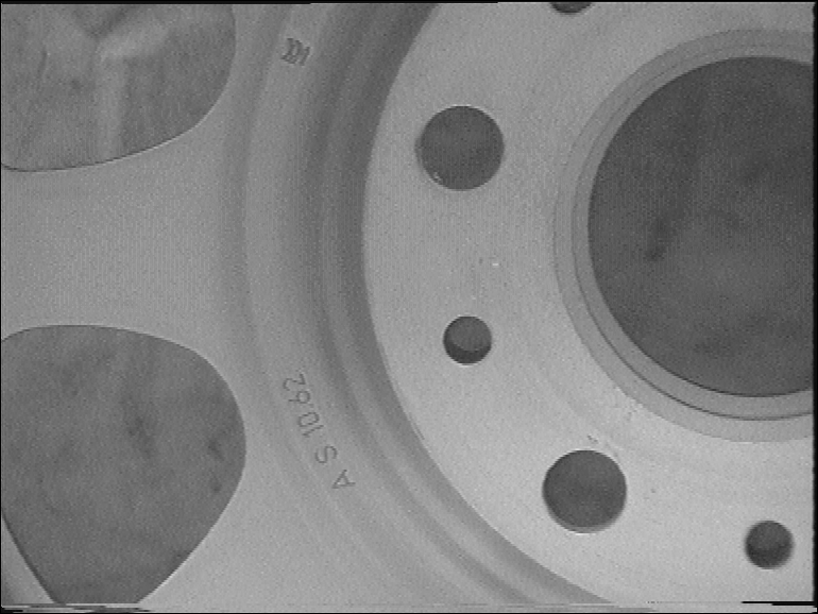
//> input picture 03-hole-detect/images/holes.png, 818 x 614 px
$ ./main   (built with g++ and OpenCV 4)
//> lines starting //> are read from the running program, lines starting //| are printed output that depends on the picture; after the words box and inside, x2 and y2 are one past the last pixel; in counts of white or black regions, pixels touching at a corner belong together
// ============================================================
//  圆孔识别（只保留"完整的圆"）—— OpenCV C++ 课堂演示
//
//  场景：轮毂/法兰盘的 X 光片，图里有小螺栓孔、被画面边缘切掉一半的孔、
//        还有辐条弧形槽、中心大孔——形状都不是"完整的圆"。
//
//  三步走：
//    1) HoughCircles 尽量多召回候选圆（参数放松，宁可多检）
//    2) 两个过滤器筛掉不合格的：
//         a. 边框检查：圆只要有一部分超出画面 -> 丢掉（被切掉的孔不算）
//         b. 完整度检查：沿圆周采样 180 个点，统计"真正有边缘"的比例，
//            完整圆 ~100%，圆弧/弧槽只有 20~40% -> 丢掉
//    3) 通过检查的才算一个"完整的圆孔"
//
//  用法：F5 直接跑（默认读 src/holes.png）
//        或命令行指定图片：OpenCVDemo.exe D:/xxx/holes2.png
// ============================================================
#include <opencv2/opencv.hpp>
#include <iostream>
#include <string>
#include <vector>
#include <filesystem>

using namespace cv;
using namespace std;

int main(int argc, char** argv)
{
    std::filesystem::create_directories("result");   // 保证结果图有地方可写
    // ---------------- 1. 读图 ----------------
    vector<string> candidates;
    if (argc > 1) candidates.push_back(argv[1]);
    candidates.push_back("images/holes.png");
    candidates.push_back("../images/holes.png");   // 从 build/ 里直接运行时用这个

    Mat img;
    string usedPath;
    for (size_t i = 0; i < candidates.size(); ++i)
    {
        img = imread(candidates[i], IMREAD_COLOR);
//> img is the input picture: 614 rows x 818 cols, CV_8UC3; min 0, max 234, mean 128.9
        if (!img.empty()) { usedPath = candidates[i]; break; }
    }
    if (img.empty())
    {
        cout << "[ERROR] cannot read image, tried:" << endl;
        for (size_t i = 0; i < candidates.size(); ++i) cout << "        " << candidates[i] << endl;
        return -1;
    }
    cout << "image : " << usedPath << "  (" << img.cols << " x " << img.rows << ")" << endl;
//| image : images/holes.png  (818 x 614)

    Mat gray, blur;
    cvtColor(img, gray, COLOR_BGR2GRAY);
    GaussianBlur(gray, blur, Size(7, 7), 1.5);      // 压掉金属表面的加工纹理

    // ---------------- 2. 梯度幅值图（后面用来判断"圆周上到底有没有边缘"） --------
    Mat gx, gy, mag;
    Sobel(blur, gx, CV_32F, 1, 0, 3);
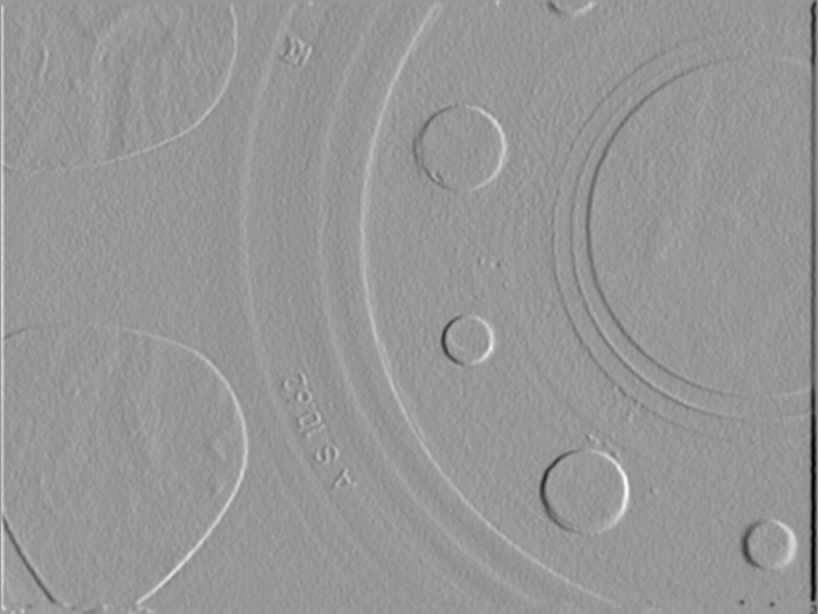
//> gx: 614 rows x 818 cols, CV_32FC1; min -266, max 181, mean -0.7; drawn with min black and max white
    Sobel(blur, gy, CV_32F, 0, 1, 3);
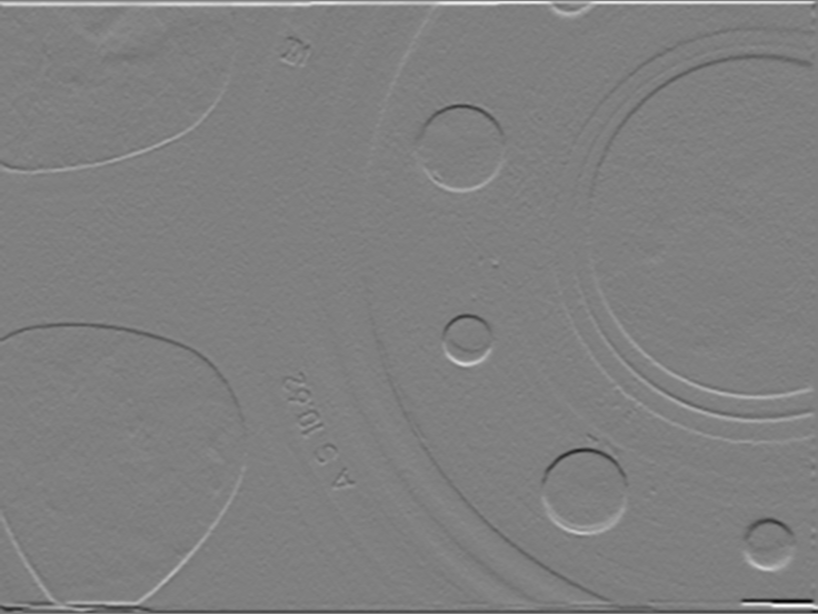
//> gy: 614 rows x 818 cols, CV_32FC1; min -310, max 310, mean 1; drawn with min black and max white
    magnitude(gx, gy, mag);
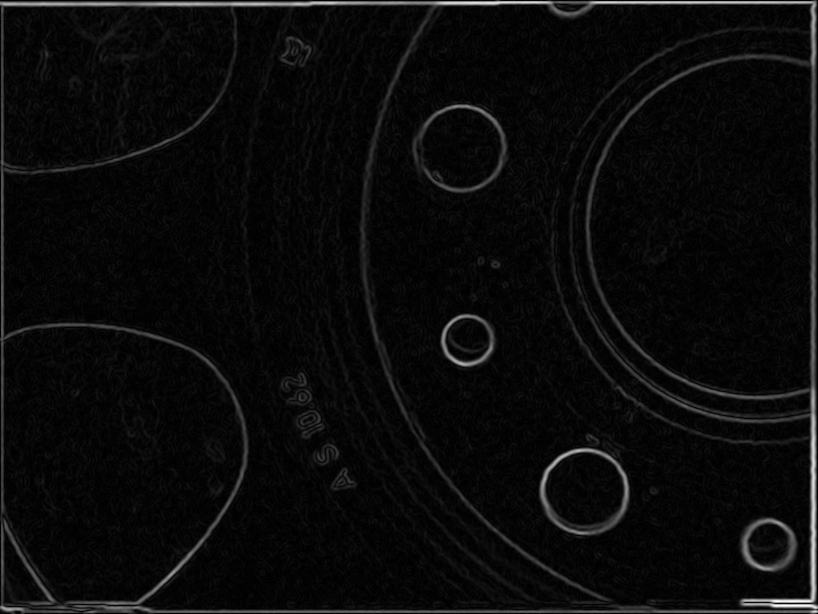
//> mag: 614 rows x 818 cols, CV_32FC1; min 0, max 310.1, mean 13.6; drawn with min black and max white

    // ---------------- 3. HoughCircles 多召回候选 ----------------
    // param2 故意给小（18）：先把可疑的圆全捞出来，靠后面的检查去伪，比直接漏检安全
    vector<Vec3f> circles;
    HoughCircles(blur, circles, HOUGH_GRADIENT,
                 1.0,          // dp
                 25,           // minDist：圆心之间的最小距离
                 100,          // param1：Canny 高阈值
                 18,           // param2：累加器阈值（小 -> 多召回）
                 8,            // minRadius：小孔下限
                 90);          // maxRadius：上限（排除中心大孔的误检）
//> circles = 5 circles (x, y, radius): [461.5, 148.5, 42.4], [467.5, 339.5, 23.8], [583.5, 492.5, 42.5], [768.5, 545.5, 23.5], [702.5, 320.5, 84.7]
    cout << "candidates from HoughCircles : " << circles.size() << endl;
//| candidates from HoughCircles : 5

    // ---------------- 4. 两个过滤器：贴边框 / 圆周不完整 ----------------
    const int    SAMPLES      = 180;     // 沿圆周采样点数
    const double MIN_COVERAGE = 0.90;    // 圆周上有边缘的比例 >= 90% 才算完整的圆
    const double EDGE_TH      = 40.0;    // 梯度幅值阈值，>它认为"这里有边缘"

    Mat result = img.clone();
    int count = 0, rejected = 0;

    for (size_t i = 0; i < circles.size(); ++i)
    {
        Point2f c(circles[i][0], circles[i][1]);
        float r = circles[i][2];

        // (a) 边框检查：只要有 1 个像素超出画面范围，就说明圆被切掉了
        bool fullyInside = (c.x - r >= 0 && c.y - r >= 0 &&
                            c.x + r <= img.cols - 1 && c.y + r <= img.rows - 1);

        // (b) 完整度检查：沿圆周找边缘。半径允许 ±2px 抖动，抵消像素量化误差
        int hit = 0;
        for (int k = 0; k < SAMPLES; ++k)
        {
            double ang = 2.0 * CV_PI * k / SAMPLES;
            double ca = cos(ang), sa = sin(ang);
            float best = 0.f;
            for (int d = -2; d <= 2; ++d)
            {
                int px = (int)lround(c.x + (r + d) * ca);
                int py = (int)lround(c.y + (r + d) * sa);
                if (px >= 0 && py >= 0 && px < img.cols && py < img.rows)
                    best = max(best, mag.at<float>(py, px));
            }
            if (best > EDGE_TH) ++hit;
        }
        double coverage = (double)hit / SAMPLES;

        bool ok = fullyInside && coverage >= MIN_COVERAGE;
        if (!ok)
        {
            ++rejected;
            circle(result, c, (int)r, Scalar(0, 0, 255), 1);                        // 红色细圈 = 被淘汰
            putText(result, "x", Point((int)c.x - 5, (int)c.y + 5),
                    FONT_HERSHEY_SIMPLEX, 0.5, Scalar(0, 0, 255), 1);
            cout << "  REJECT (" << (int)c.x << "," << (int)c.y << ") r=" << (int)r
                 << "  coverage=" << (int)(coverage * 100) << "%"
                 << (fullyInside ? "  -> circle not complete" : "  -> cut by image border") << endl;
            continue;
        }

        ++count;
        circle(result, c, (int)r, Scalar(0, 255, 0), 2);                            // 绿色 = 完整的圆
        circle(result, c, 2, Scalar(0, 0, 255), -1);
        putText(result, to_string(count), Point((int)c.x - 8, (int)c.y + 8),
                FONT_HERSHEY_SIMPLEX, 0.7, Scalar(0, 0, 255), 2);

        cout << "  hole " << count << "  center=(" << (int)c.x << "," << (int)c.y << ")"
             << "  r=" << (int)r << "  coverage=" << (int)(coverage * 100) << "%" << endl;
    }
//> this loop made 5 passes
//> (c, r, hit, coverage, ok, rejected) on pass 5: (Point(702.5, 320.5), 84.7, 43, 0.239, false, 1)
//> (c, r, hit, coverage, ok) on passes 1 to 4: (Point(461.5, 148.5), 42.4, 172, 0.956, true), (Point(467.5, 339.5), 23.8, 180, 1, true), (Point(583.5, 492.5), 42.5, 180, 1, true), (Point(768.5, 545.5), 23.5, 180, 1, true)
//|   hole 1  center=(461,148)  r=42  coverage=95%
//|   hole 2  center=(467,339)  r=23  coverage=100%
//|   hole 3  center=(583,492)  r=42  coverage=100%
//|   hole 4  center=(768,545)  r=23  coverage=100%
//|   REJECT (702,320) r=84  coverage=23%  -> circle not complete
//> pass 1, `putText(result, to_string(count), Point((int)c.x - 8, (int)c.y + 8), F..`:
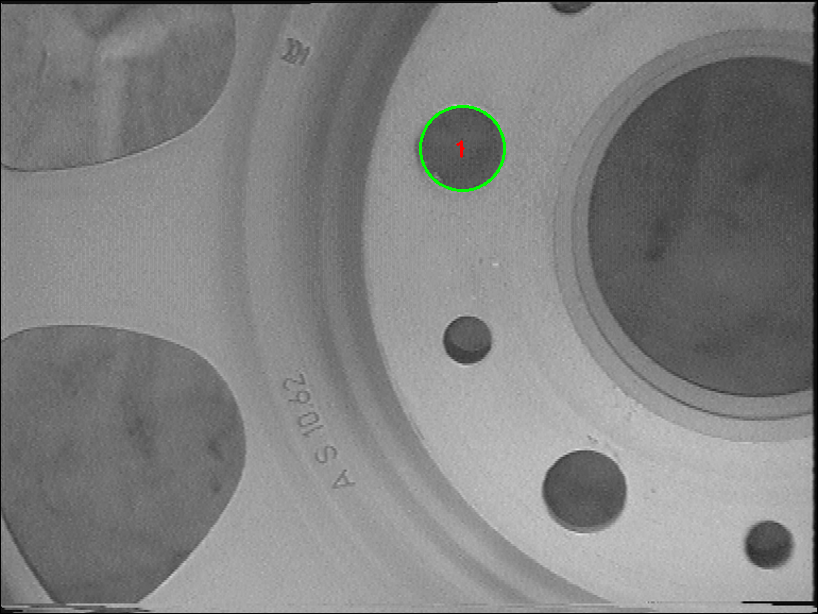
//> result: 614 rows x 818 cols, CV_8UC3; 0.17% of pixels changed, all inside (x1, y1, x2, y2) = (419, 105, 506, 192)
//> pass 3, `putText(result, to_string(count), Point((int)c.x - 8, (int)c.y + 8), F..`:
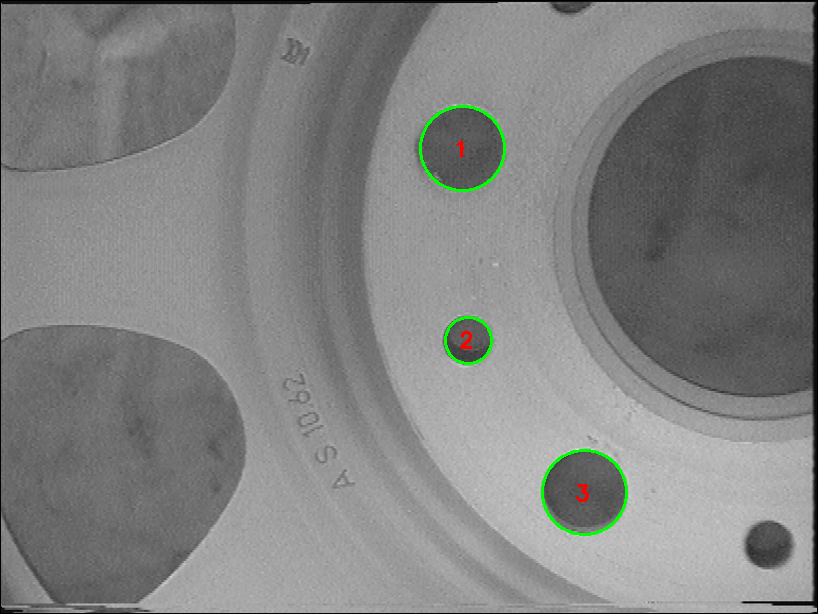
//> result: 614 rows x 818 cols, CV_8UC3; mean B, G, R 128.4, 129.4, 128.5
//> after the loop:
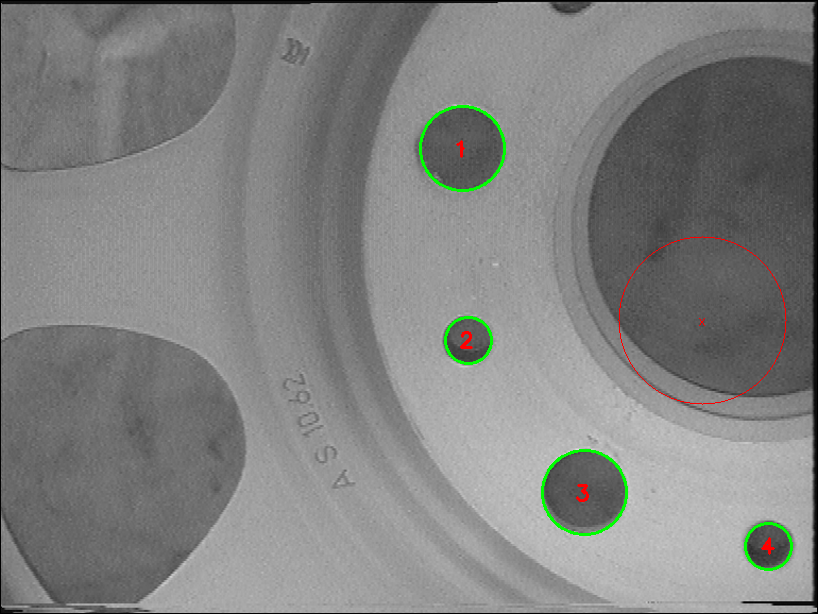
//> result: 614 rows x 818 cols, CV_8UC3; 0.2% of pixels changed, all inside (x1, y1, x2, y2) = (618, 236, 793, 571)
//> after the loop, rejected = 1; count = 4

    // ---------------- 5. 结果汇总 ----------------
    cout << "----------------------------------------" << endl;
    cout << "complete circular holes = " << count << endl;
//| complete circular holes = 4
    cout << "rejected candidates    = " << rejected << "  (cut by border / not a full circle)" << endl;
//| rejected candidates    = 1  (cut by border / not a full circle)
    cout << "----------------------------------------" << endl;

    // cv::putText 只支持 ASCII
    string label = "Complete holes = " + to_string(count) + "   (rejected " + to_string(rejected) + ")";
//> label = "Complete holes = 4   (rejected 1)"
    rectangle(result, Point(8, 8), Point(8 + 15 * (int)label.size() + 10, 44), Scalar(0, 0, 0), -1);
    putText(result, label, Point(16, 36), FONT_HERSHEY_SIMPLEX, 0.7, Scalar(0, 255, 255), 2);

    // ---------------- 6. 保存 + 显示 ----------------
    Mat magShow;
    mag.convertTo(magShow, CV_8U, 255.0 / 900.0);        // 梯度图归一化到 0-255，方便肉眼看
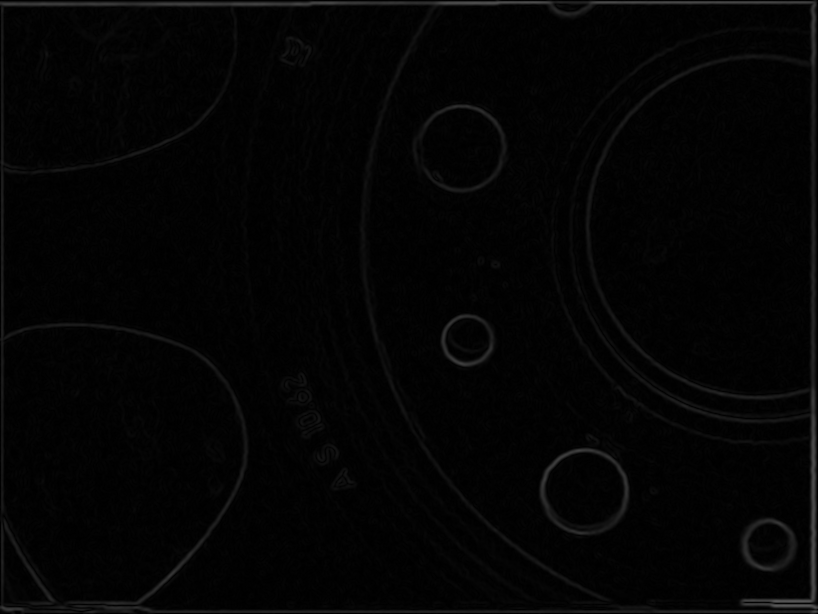
//> magShow: 614 rows x 818 cols, CV_8UC1; min 0, max 88, mean 3.8
    imwrite("result/holes_detected.png", result);
    imwrite("result/holes_gradient.png", magShow);
    cout << "saved : result/holes_detected.png" << endl;
    cout << "saved : result/holes_gradient.png" << endl;

    imshow("Complete Circular Holes", result);
    imshow("Gradient Magnitude", magShow);
    waitKey(0);                 // 按任意键退出
    destroyAllWindows();
    return 0;
}
